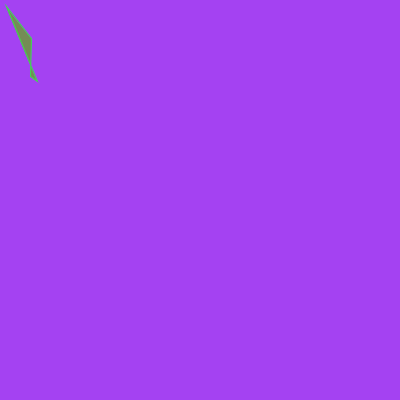
Frame 1 (no input)
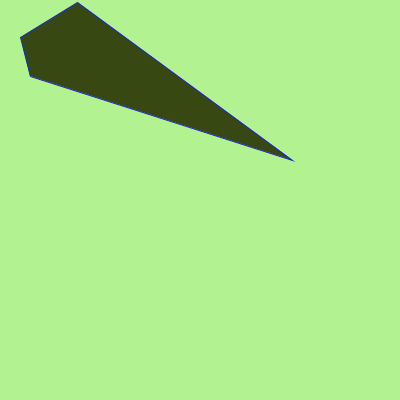
Frame 60 (the mouse pressed at the canvas centre just before this capture)
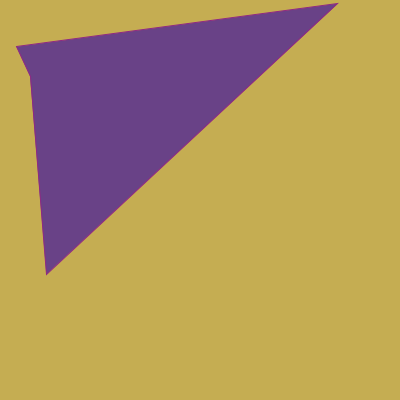
Frame 120 (the mouse held since frame 60 and released just before this capture)

The Processing sketch that drew these frames (run headless with seeded random() and noise(); from frame 60 on, the mouse is pressed at the canvas centre):

// Processing sketch: processing_183748
// ── processing_183748.pde

void setup () { 
  size (400,400);}

void draw () {
  background(random(255), random(255), random(255));
stroke(random(255),random(255),random(255));
fill (random(255),random(255), random(255));
  quad(random(400), random(400), random(400), random(20), random(69), random(63), 30, 76);
}
